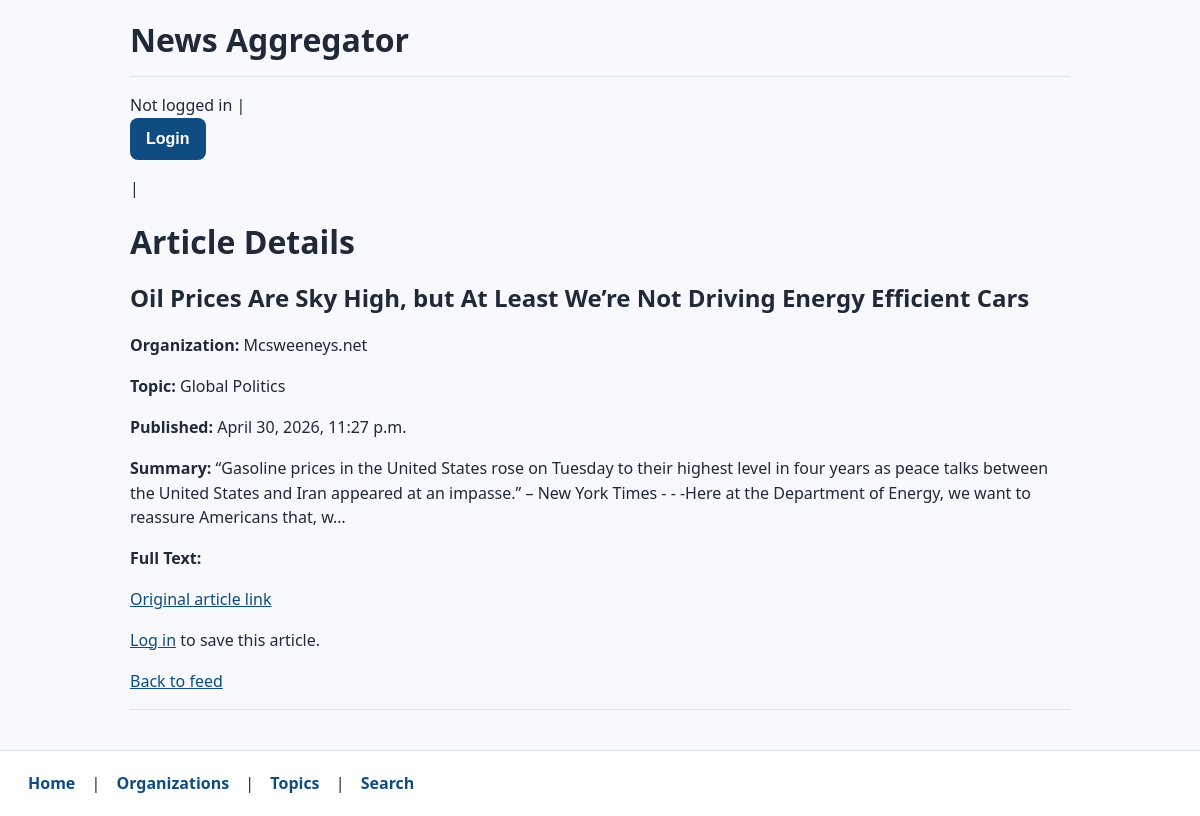
The page /project/article/147/ on the database its author committed.
### project/models.py (models this page shows)
class Article(models.Model):
    title = models.TextField(blank=True)
    url = models.URLField(blank=True)
    summary = models.TextField(blank=True)
    full_text = models.TextField(blank=True)
    published_date = models.DateTimeField(auto_now_add=True)
    organization = models.ForeignKey(Organization, on_delete=models.CASCADE)
    topic = models.ForeignKey(Topic, on_delete=models.CASCADE)

class Organization(models.Model):
    name = models.TextField(blank=True)
    owner = models.TextField(blank=True)
    description = models.TextField(blank=True)
    bias = models.TextField(blank=True)
    url = models.URLField(blank=True)
    independent = models.BooleanField(default=False)

class Topic(models.Model):
    topic = models.TextField(blank=True)
    description = models.TextField(blank=True)

### project/views.py (the view)
# urls.py: path('article/<int:pk>/', ArticleDetailView.as_view(), name='article' ),
class ArticleDetailView(DetailView):
    model = Article
    template_name = 'project/article_detail.html'
    context_object_name = 'article'
    def get_context_data(self, **kwargs):
        context = super().get_context_data(**kwargs)
        context['is_article_saved'] = False
        if self.request.user.is_authenticated:
            my_profile = Profile.objects.filter(user=self.request.user).first()
            if my_profile:
                context['is_article_saved'] = my_profile.saved_articles.filter(pk=self.object.pk).exists()
        return context

### project/templates/project/article_detail.html
{% extends 'project/base.html' %}
{% block content %}
<h1>Article Details</h1>
<div>
    <h2>{{ article.title }}</h2>
    <p><strong>Organization:</strong> {{ article.organization.name }}</p>
    <p><strong>Topic:</strong> {{ article.topic.topic }}</p>
    <p><strong>Published:</strong> {{ article.published_date }}</p>
    <p><strong>Summary:</strong> {{ article.summary }}</p>
    <p><strong>Full Text:</strong> {{ article.full_text }}</p>
    <p><a href="{{ article.url }}">Original article link</a></p>
    {% if request.user.is_authenticated %}
        {% if is_article_saved %}
            <form method="post" action="{% url 'unsave_article' article.pk %}">
                {% csrf_token %}
                <button type="submit">Unsave Article</button>
            </form>
        {% else %}
            <form method="post" action="{% url 'save_article' article.pk %}">
                {% csrf_token %}
                <button type="submit">Save Article</button>
            </form>
        {% endif %}
    {% else %}
        <p><a href="{% url 'login' %}">Log in</a> to save this article.</p>
    {% endif %}
</div>
<p><a href="{% url 'feed' %}">Back to feed</a></p>
{% endblock %}

### static/project/styles.css (style rules this page uses)
:root { --bg: #f7f9fc; --surface: #ffffff; --text: #1f2937; --muted: #6b7280; --border: #dbe3ee; --link: #0f4c81; --link-hover: #0b3a63; --button: #0f4c81; --button-hover: #0b3a63; }
* { box-sizing: border-box; }
html, body { margin: 0; padding: 0; background: var(--bg); color: var(--text); font-family: "Segoe UI", Tahoma, Geneva, Verdana, sans-serif; line-height: 1.55; }
body { max-width: 980px; margin: 0 auto; padding: 20px 20px 90px; }
a { color: var(--link); }
h1, h2, h3 { line-height: 1.25; }

### rows shown on the page
Article: title "Oil Prices Are Sky High, but At Least We’re Not Driving Energy Efficient Cars", organization.name "Mcsweeneys.net", topic.topic "Global Politics", published_date "April 30, 2026, 11:27 p.m.", summary "“Gasoline prices in the United States rose on Tuesday to their highest level in four years as peace talks between the United States and Iran appeared at an impasse.” – New York Times - - -Here at the Department of Energy, we want to reassure Americans that, w…"
